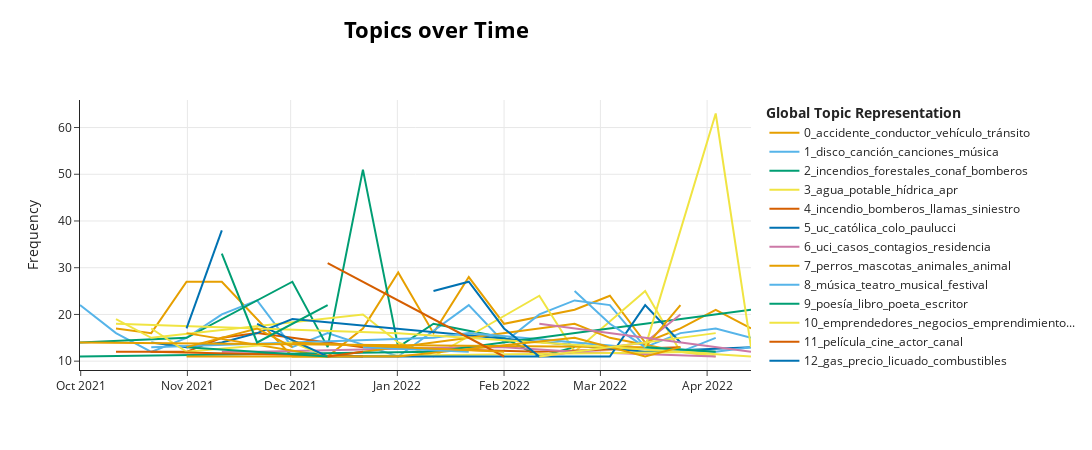

Notebook source saved alongside this figure:
### Code cell
asdf = topics_over_time.loc[topics_over_time.Frequency > 10]
topic_model.visualize_topics_over_time(asdf, top_n_topics=50)

### Figure 1 — Plotly figure (JSON) as saved in the notebook; plotly's stock layout.template omitted (floating-point values rounded to 4 significant figures)
{"data": [{"hoverinfo": "text", "hovertext": ["<b>Topic 0</b><br>Words: accidente, conductor, camioneta, minibús, vehículo", "<b>Topic 0</b><br>Words: accidente, conductor, vehículo, colisión, siat", "<b>Topic 0</b><br>Words: accidente, conductor, vehículo, bus, tránsito", "<b>Topic 0</b><br>Words: accidente, conductor, tránsito, vehículo, colisión", "<b>Topic 0</b><br>Words: accidente, colisión, conductor, samu, vehículo", "<b>Topic 0</b><br>Words: colisión, accidente, samu, conductor, vehículo", "<b>Topic 0</b><br>Words: accidente, conductor, colisión, tránsito, vehículo", "<b>Topic 0</b><br>Words: accidente, conductor, siat, vehículo, colisión", "<b>Topic 0</b><br>Words: accidente, ruta, conductor, vehículo, tránsito", "<b>Topic 0</b><br>Words: accidente, conductor, vehículo, siat, tránsito", "<b>Topic 0</b><br>Words: accidente, vehículo, conductor, tránsito, colisión", "<b>Topic 0</b><br>Words: accidente, conductor, vehículo, colisión, tránsito", "<b>Topic 0</b><br>Words: accidente, conductor, tránsito, vehículo, atropellado", "<b>Topic 0</b><br>Words: accidente, conductor, vehículo, tránsito, colisión", "<b>Topic 0</b><br>Words: accidente, conductor, tránsito, bomberos, siat", "<b>Topic 0</b><br>Words: accidente, colisión, conductor, vehículo, tránsito", "<b>Topic 0</b><br>Words: accidente, conductor, vehículo, colisión, chofer"], "marker": {"color": "#E69F00"}, "mode": "lines", "name": "0_accidente_conductor_vehículo_tránsito", "type": "scatter", "x": ["2021-10-11T06:00:00", "2021-10-21T12:00:00", "2021-10-31T18:00:00", "2021-11-11T00:00:00", "2021-12-01T12:00:00", "2021-12-11T18:00:00", "2021-12-22T00:00:00", "2022-01-01T06:00:00", "2022-01-11T12:00:00", "2022-01-21T18:00:00", "2022-02-01T00:00:00", "2022-02-21T12:00:00", "2022-03-03T18:00:00", "2022-03-14T00:00:00", "2022-03-24T06:00:00", "2022-04-03T12:00:00", "2022-04-13T18:00:00"], "y": [17, 16, 27, 27, 11, 11, 17, 29, 16, 28, 18, 21, 24, 14, 17, 21, 17]}, {"hoverinfo": "text", "hovertext": ["<b>Topic 1</b><br>Words: disco, canción, álbum, cantante, canciones", "<b>Topic 1</b><br>Words: canción, disco, música, cantante, canciones", "<b>Topic 1</b><br>Words: disco, canción, música, canciones, cantante", "<b>Topic 1</b><br>Words: disco, canción, álbum, canciones, banda", "<b>Topic 1</b><br>Words: canción, música, grammy, disco, álbum", "<b>Topic 1</b><br>Words: disco, música, canción, canciones, rap", "<b>Topic 1</b><br>Words: canciones, canción, disco, música, pop", "<b>Topic 1</b><br>Words: canciones, disco, canción, música, asmr", "<b>Topic 1</b><br>Words: disco, bowie, álbum, the, música", "<b>Topic 1</b><br>Words: disco, canción, canciones, música, álbum", "<b>Topic 1</b><br>Words: disco, canción, álbum, vai, yatra", "<b>Topic 1</b><br>Words: disco, canción, álbum, canciones, música", "<b>Topic 1</b><br>Words: disco, canción, música, álbum, canciones", "<b>Topic 1</b><br>Words: canción, disco, álbum, canciones, música", "<b>Topic 1</b><br>Words: disco, álbum, canción, canciones, fonsi", "<b>Topic 1</b><br>Words: hawkins, disco, taylor, canción, foo", "<b>Topic 1</b><br>Words: canción, disco, música, sheeran, álbum", "<b>Topic 1</b><br>Words: disco, canción, martin, reik, canciones"], "marker": {"color": "#56B4E9"}, "mode": "lines", "name": "1_disco_canción_canciones_música", "type": "scatter", "x": ["2021-09-30T19:04:48", "2021-10-11T06:00:00", "2021-10-21T12:00:00", "2021-10-31T18:00:00", "2021-11-11T00:00:00", "2021-11-21T06:00:00", "2021-12-01T12:00:00", "2021-12-11T18:00:00", "2022-01-01T06:00:00", "2022-01-21T18:00:00", "2022-02-01T00:00:00", "2022-02-11T06:00:00", "2022-02-21T12:00:00", "2022-03-03T18:00:00", "2022-03-14T00:00:00", "2022-03-24T06:00:00", "2022-04-03T12:00:00", "2022-04-13T18:00:00"], "y": [22, 16, 12, 15, 20, 23, 13, 16, 11, 22, 14, 20, 23, 22, 13, 16, 17, 15]}, {"hoverinfo": "text", "hovertext": ["<b>Topic 2</b><br>Words: desastres, incendios, bomberos, comité, forestales", "<b>Topic 2</b><br>Words: incendios, forestales, conaf, emergencias, bomberos", "<b>Topic 2</b><br>Words: incendios, forestales, incendio, forestal, conaf", "<b>Topic 2</b><br>Words: incendios, conaf, forestales, incendio, forestal", "<b>Topic 2</b><br>Words: incendios, forestales, conaf, incendio, hectáreas", "<b>Topic 2</b><br>Words: incendios, forestales, conaf, bomberos, forestal", "<b>Topic 2</b><br>Words: bomberos, incendios, forestales, conaf, forestal", "<b>Topic 2</b><br>Words: forestal, bomberos, incendio, conaf, incendios", "<b>Topic 2</b><br>Words: bomberos, conaf, incendio, forestal, incendios", "<b>Topic 2</b><br>Words: incendios, bomberos, conaf, forestales, forestal"], "marker": {"color": "#009E73"}, "mode": "lines", "name": "2_incendios_forestales_conaf_bomberos", "type": "scatter", "x": ["2021-09-30T19:04:48", "2021-10-31T18:00:00", "2021-12-01T12:00:00", "2021-12-11T18:00:00", "2021-12-22T00:00:00", "2022-01-01T06:00:00", "2022-01-11T12:00:00", "2022-02-01T00:00:00", "2022-02-11T06:00:00", "2022-02-21T12:00:00"], "y": [14, 15, 27, 13, 51, 13, 18, 15, 11, 13]}, {"hoverinfo": "text", "hovertext": ["<b>Topic 3</b><br>Words: carelmapu, agua, potable, subdere, proyectos", "<b>Topic 3</b><br>Words: hídrica, agua, potable, apr, escasez", "<b>Topic 3</b><br>Words: agua, potable, hídrica, familias, camiones", "<b>Topic 3</b><br>Words: agua, potable, hídrica, escasez, apr", "<b>Topic 3</b><br>Words: agua, potable, subdere, pozos, alcantarillado", "<b>Topic 3</b><br>Words: agua, potable, subdere, hídrica, apr", "<b>Topic 3</b><br>Words: agua, pozo, hídrica, potable, agrícola", "<b>Topic 3</b><br>Words: agua, potable, hídrica, aguas, subterráneas", "<b>Topic 3</b><br>Words: agua, hídrica, potable, escasez, 231", "<b>Topic 3</b><br>Words: agua, potable, hualaihué, rural, apr"], "marker": {"color": "#F0E442"}, "mode": "lines", "name": "3_agua_potable_hídrica_apr", "type": "scatter", "x": ["2021-10-11T06:00:00", "2021-10-21T12:00:00", "2021-12-22T00:00:00", "2022-01-01T06:00:00", "2022-01-11T12:00:00", "2022-02-11T06:00:00", "2022-02-21T12:00:00", "2022-03-14T00:00:00", "2022-03-24T06:00:00", "2022-04-03T12:00:00"], "y": [19, 15, 20, 14, 11, 24, 12, 25, 12, 11]}, {"hoverinfo": "text", "hovertext": ["<b>Topic 4</b><br>Words: incendio, siniestro, bomberos, llamas, trafún", "<b>Topic 4</b><br>Words: incendio, bomberos, llamas, emergencia, siniestro", "<b>Topic 4</b><br>Words: incendio, bomberos, llamas, siniestro, fuego", "<b>Topic 4</b><br>Words: bomberos, incendio, llamas, siniestro, emergencia", "<b>Topic 4</b><br>Words: incendio, bomberos, emergencia, siniestro, llamas", "<b>Topic 4</b><br>Words: incendio, bomberos, siniestro, cabañas, llamas", "<b>Topic 4</b><br>Words: incendio, bomberos, llamas, siniestro, fuego", "<b>Topic 4</b><br>Words: incendio, bomberos, llamas, fuego, siniestro", "<b>Topic 4</b><br>Words: incendio, bomberos, siniestro, llamas, mapuche"], "marker": {"color": "#D55E00"}, "mode": "lines", "name": "4_incendio_bomberos_llamas_siniestro", "type": "scatter", "x": ["2021-10-11T06:00:00", "2021-10-31T18:00:00", "2021-11-11T00:00:00", "2021-11-21T06:00:00", "2021-12-01T12:00:00", "2021-12-11T18:00:00", "2021-12-22T00:00:00", "2022-02-11T06:00:00", "2022-03-24T06:00:00"], "y": [12, 12, 15, 16, 15, 14, 13, 12, 13]}, {"hoverinfo": "text", "hovertext": ["<b>Topic 5</b><br>Words: colo, católica, uc, paulucci, zampedri", "<b>Topic 5</b><br>Words: uc, zampedri, colo, cruzados, católica", "<b>Topic 5</b><br>Words: uc, colo, católica, paulucci, cruzados", "<b>Topic 5</b><br>Words: colo, paulucci, uc, católica, cruzados", "<b>Topic 5</b><br>Words: colo, uc, católica, paulucci, cruzados", "<b>Topic 5</b><br>Words: cruzados, católica, paulucci, uc, facundo", "<b>Topic 5</b><br>Words: paulucci, uc, colo, católica, clásico"], "marker": {"color": "#0072B2"}, "mode": "lines", "name": "5_uc_católica_colo_paulucci", "type": "scatter", "x": ["2021-10-21T12:00:00", "2021-10-31T18:00:00", "2021-11-11T00:00:00", "2021-11-21T06:00:00", "2021-12-01T12:00:00", "2022-03-14T00:00:00", "2022-04-13T18:00:00"], "y": [14, 13, 14, 16, 19, 12, 13]}, {"hoverinfo": "text", "hovertext": ["<b>Topic 6</b><br>Words: uci, residencia, contagios, casos, activos", "<b>Topic 6</b><br>Words: residencia, uci, contagios, activos, casos", "<b>Topic 6</b><br>Words: casos, uci, contagios, residencia, confirmados", "<b>Topic 6</b><br>Words: confirmados, uci, casos, residencia, cáncer", "<b>Topic 6</b><br>Words: uci, contagios, casos, residencia, confirmados", "<b>Topic 6</b><br>Words: casos, contagios, uci, confirmados, reportaron"], "marker": {"color": "#CC79A7"}, "mode": "lines", "name": "6_uci_casos_contagios_residencia", "type": "scatter", "x": ["2021-11-11T00:00:00", "2021-11-21T06:00:00", "2022-01-21T18:00:00", "2022-02-01T00:00:00", "2022-02-21T12:00:00", "2022-04-03T12:00:00"], "y": [12, 12, 13, 13, 12, 11]}, {"hoverinfo": "text", "hovertext": ["<b>Topic 7</b><br>Words: perros, animal, animales, sag, mascotas", "<b>Topic 7</b><br>Words: mascotas, sag, caninos, brican, perros", "<b>Topic 7</b><br>Words: perros, mascotas, animales, mascota, gatos", "<b>Topic 7</b><br>Words: perros, mascotas, gatos, animales, animal", "<b>Topic 7</b><br>Words: mascotas, perros, animales, animal, mascota"], "marker": {"color": "#E69F00"}, "mode": "lines", "name": "7_perros_mascotas_animales_animal", "type": "scatter", "x": ["2021-10-31T18:00:00", "2021-12-11T18:00:00", "2022-02-21T12:00:00", "2022-03-03T18:00:00", "2022-03-24T06:00:00"], "y": [16, 11, 18, 15, 12]}, {"hoverinfo": "text", "hovertext": ["<b>Topic 8</b><br>Words: teatro, música, combas, festival, concierto", "<b>Topic 8</b><br>Words: música, festival, teatro, musical, schmitt", "<b>Topic 8</b><br>Words: festival, musical, teatro, música, ensamble", "<b>Topic 8</b><br>Words: musicales, orquesta, teatro, música, festival", "<b>Topic 8</b><br>Words: música, musical, jazz, cueca, chora", "<b>Topic 8</b><br>Words: orquesta, musical, concierto, música, festival"], "marker": {"color": "#56B4E9"}, "mode": "lines", "name": "8_música_teatro_musical_festival", "type": "scatter", "x": ["2021-10-21T12:00:00", "2021-12-01T12:00:00", "2022-01-11T12:00:00", "2022-01-21T18:00:00", "2022-03-24T06:00:00", "2022-04-03T12:00:00"], "y": [13, 14, 15, 16, 12, 15]}, {"hoverinfo": "text", "hovertext": ["<b>Topic 9</b><br>Words: gurnah, nobel, poesía, escritor, sueca", "<b>Topic 9</b><br>Words: indira, garcía, poesía, márquez, gabo", "<b>Topic 9</b><br>Words: renato, botero, cárdenas, cultura, libro"], "marker": {"color": "#009E73"}, "mode": "lines", "name": "9_poesía_libro_poeta_escritor", "type": "scatter", "x": ["2021-09-30T19:04:48", "2022-01-11T12:00:00", "2022-04-13T18:00:00"], "y": [11, 12, 21]}, {"hoverinfo": "text", "hovertext": ["<b>Topic 10</b><br>Words: emprendedores, sercotec, negocios, emprendimientos, pyme", "<b>Topic 10</b><br>Words: emprendedores, innovación, emprendimiento, savialab, ventas", "<b>Topic 10</b><br>Words: emprendedores, negocios, sercotec, emprendimientos, emprendimiento", "<b>Topic 10</b><br>Words: emprendedores, emprendimientos, negocios, asech, emprendimiento", "<b>Topic 10</b><br>Words: emprendedores, digital, innovación, emprendimiento, pyme"], "marker": {"color": "#F0E442"}, "mode": "lines", "name": "10_emprendedores_negocios_emprendimiento...", "type": "scatter", "x": ["2021-10-21T12:00:00", "2021-10-31T18:00:00", "2021-12-01T12:00:00", "2021-12-11T18:00:00", "2022-04-03T12:00:00"], "y": [17, 12, 14, 11, 12]}, {"hoverinfo": "text", "hovertext": ["<b>Topic 11</b><br>Words: maradona, bienvenidos, actor, canal, matinal", "<b>Topic 11</b><br>Words: película, pascal, navidad, polera, inmundo"], "marker": {"color": "#D55E00"}, "mode": "lines", "name": "11_película_cine_actor_canal", "type": "scatter", "x": ["2021-10-21T12:00:00", "2021-12-22T00:00:00"], "y": [12, 11]}, {"hoverinfo": "text", "hovertext": ["<b>Topic 12</b><br>Words: gas, enap, licuado, chiguayante, municipios", "<b>Topic 12</b><br>Words: gas, gnl, licuado, amuch, melón", "<b>Topic 12</b><br>Words: gas, combustibles, precio, parafina, estabilización", "<b>Topic 12</b><br>Words: combustibles, precio, gas, precios, parafina", "<b>Topic 12</b><br>Words: gas, precio, parafina, iva, combustibles"], "marker": {"color": "#0072B2"}, "mode": "lines", "name": "12_gas_precio_licuado_combustibles", "type": "scatter", "x": ["2021-11-21T06:00:00", "2021-12-11T18:00:00", "2022-03-03T18:00:00", "2022-03-14T00:00:00", "2022-03-24T06:00:00"], "y": [18, 11, 11, 22, 14]}, {"hoverinfo": "text", "hovertext": ["<b>Topic 13</b><br>Words: convención, pleno, quórum, constitución, votación", "<b>Topic 13</b><br>Words: convención, pleno, constitucional, comisión, constitución", "<b>Topic 13</b><br>Words: convención, senado, político, comisión, legislativo"], "marker": {"color": "#CC79A7"}, "mode": "lines", "name": "13_convención_constitucional_senado_cons...", "type": "scatter", "x": ["2022-02-11T06:00:00", "2022-03-14T00:00:00", "2022-03-24T06:00:00"], "y": [11, 14, 20]}, {"hoverinfo": "text", "hovertext": ["<b>Topic 14</b><br>Words: chiloé, alcaldes, caminos, plan, alcalde", "<b>Topic 14</b><br>Words: reunión, alcaldes, delegada, chiloé, temas", "<b>Topic 14</b><br>Words: alcaldes, delegada, palena, corporaciones, asociación"], "marker": {"color": "#E69F00"}, "mode": "lines", "name": "14_chiloé_alcaldes_provincia_municipios", "type": "scatter", "x": ["2021-09-30T19:04:48", "2022-03-14T00:00:00", "2022-03-24T06:00:00"], "y": [14, 13, 22]}, {"hoverinfo": "text", "hovertext": ["<b>Topic 15</b><br>Words: ucrania, rusia, putin, otan, moscú", "<b>Topic 15</b><br>Words: ucrania, putin, rusia, otan, guerra", "<b>Topic 15</b><br>Words: ucrania, rusia, putin, guerra, invasión", "<b>Topic 15</b><br>Words: ucrania, putin, rusia, kiev, guerra", "<b>Topic 15</b><br>Words: ucrania, rusia, putin, moscú, ruso"], "marker": {"color": "#56B4E9"}, "mode": "lines", "name": "15_ucrania_rusia_putin_otan", "type": "scatter", "x": ["2022-02-21T12:00:00", "2022-03-03T18:00:00", "2022-03-14T00:00:00", "2022-04-03T12:00:00", "2022-04-13T18:00:00"], "y": [25, 18, 13, 12, 13]}, {"hoverinfo": "text", "hovertext": ["<b>Topic 16</b><br>Words: a帽o, chilo茅, m谩s, tambi茅n, y谩帽ez", "<b>Topic 16</b><br>Words: m谩s, tambi茅n, chilo茅, energ铆a, adem谩s"], "marker": {"color": "#009E73"}, "mode": "lines", "name": "16_m谩s_chilo茅_tambi茅n_regi贸n", "type": "scatter", "x": ["2022-03-14T00:00:00", "2022-04-03T12:00:00"], "y": [13, 12]}, {"hoverinfo": "text", "hovertext": ["<b>Topic 17</b><br>Words: dosis, vacunas, vacuna, vacunación, pfizer", "<b>Topic 17</b><br>Words: dosis, vacunación, refuerzo, vacuna, cuarta", "<b>Topic 17</b><br>Words: dosis, vacunación, vacuna, vacunas, refuerzo"], "marker": {"color": "#F0E442"}, "mode": "lines", "name": "17_dosis_vacunación_vacuna_vacunas", "type": "scatter", "x": ["2021-10-11T06:00:00", "2022-01-01T06:00:00", "2022-04-13T18:00:00"], "y": [18, 16, 11]}, {"hoverinfo": "text", "hovertext": ["<b>Topic 18</b><br>Words: estrellas, planetas, espacial, solar, lucy"], "marker": {"color": "#D55E00"}, "mode": "lines", "name": "18_espacial_estrellas_nasa_telescopio", "type": "scatter", "x": ["2021-10-11T06:00:00"], "y": [11]}, {"hoverinfo": "text", "hovertext": ["<b>Topic 19</b><br>Words: contagios, casos, ómicron, positividad, variante", "<b>Topic 19</b><br>Words: casos, contagios, minsal, positividad, ómicron", "<b>Topic 19</b><br>Words: casos, contagios, camas, positividad, activos", "<b>Topic 19</b><br>Words: contagios, casos, activos, camas, positividad"], "marker": {"color": "#0072B2"}, "mode": "lines", "name": "19_casos_contagios_ómicron_positividad", "type": "scatter", "x": ["2022-01-11T12:00:00", "2022-01-21T18:00:00", "2022-02-01T00:00:00", "2022-02-11T06:00:00"], "y": [25, 27, 17, 11]}, {"hoverinfo": "text", "hovertext": ["<b>Topic 20</b><br>Words: robo, especies, robos, habitado, receptación"], "marker": {"color": "#CC79A7"}, "mode": "lines", "name": "20_robo_especies_robos_ladrones", "type": "scatter", "x": ["2022-03-24T06:00:00"], "y": [14]}, {"hoverinfo": "text", "hovertext": ["<b>Topic 21</b><br>Words: canal, dalcahue, ministra, transportes, hutt", "<b>Topic 21</b><br>Words: canal, transportes, conectividad, dalcahue, navieras", "<b>Topic 21</b><br>Words: conectividad, transportes, canal, puelche, marítima", "<b>Topic 21</b><br>Words: transportes, canal, conectividad, transporte, dalcahue", "<b>Topic 21</b><br>Words: transportes, conectividad, canal, alcaldes, gobernador"], "marker": {"color": "#E69F00"}, "mode": "lines", "name": "21_transportes_canal_conectividad_dalcah...", "type": "scatter", "x": ["2021-10-31T18:00:00", "2022-01-01T06:00:00", "2022-02-21T12:00:00", "2022-03-14T00:00:00", "2022-03-24T06:00:00"], "y": [11, 11, 15, 11, 13]}, {"hoverinfo": "text", "hovertext": ["<b>Topic 22</b><br>Words: residuos, reciclaje, basura, contenedores, reciclado", "<b>Topic 22</b><br>Words: residuos, reciclaje, basura, relleno, toneladas"], "marker": {"color": "#56B4E9"}, "mode": "lines", "name": "22_residuos_reciclaje_basura_domiciliari...", "type": "scatter", "x": ["2021-12-22T00:00:00", "2022-01-21T18:00:00"], "y": [13, 12]}, {"hoverinfo": "text", "hovertext": ["<b>Topic 23</b><br>Words: pirámides, película, degypte, serie, actriz", "<b>Topic 23</b><br>Words: emily, collins, bombón, manga, duquesa"], "marker": {"color": "#009E73"}, "mode": "lines", "name": "23_película_actriz_personaje_cinta", "type": "scatter", "x": ["2021-10-31T18:00:00", "2021-12-11T18:00:00"], "y": [13, 11]}, {"hoverinfo": "text", "hovertext": ["<b>Topic 24</b><br>Words: mariscos, marea, extracción, toxinas, sernapesca", "<b>Topic 24</b><br>Words: mariscos, marea, roja, toxina, toxinas", "<b>Topic 24</b><br>Words: mariscos, marea, roja, toxinas, productos"], "marker": {"color": "#F0E442"}, "mode": "lines", "name": "24_mariscos_marea_roja_toxinas", "type": "scatter", "x": ["2022-03-14T00:00:00", "2022-04-03T12:00:00", "2022-04-13T18:00:00"], "y": [13, 63, 13]}, {"hoverinfo": "text", "hovertext": ["<b>Topic 25</b><br>Words: brereton, blackburn, ben, rovers, premier", "<b>Topic 25</b><br>Words: brereton, ben, blackburn, rovers, championship"], "marker": {"color": "#D55E00"}, "mode": "lines", "name": "25_brereton_blackburn_ben_rovers", "type": "scatter", "x": ["2021-12-11T18:00:00", "2021-12-22T00:00:00"], "y": [11, 12]}, {"hoverinfo": "text", "hovertext": ["<b>Topic 26</b><br>Words: artes, cultural, arte, artista, telar"], "marker": {"color": "#0072B2"}, "mode": "lines", "name": "26_arte_artes_artista_cultural", "type": "scatter", "x": ["2021-10-31T18:00:00"], "y": [13]}, {"hoverinfo": "text", "hovertext": ["<b>Topic 27</b><br>Words: colchón, dormir, diabetes, colesterol, sueño"], "marker": {"color": "#CC79A7"}, "mode": "lines", "name": "27_obesidad_diabetes_sueño_dormir", "type": "scatter", "x": ["2022-03-14T00:00:00"], "y": [12]}, {"hoverinfo": "text", "hovertext": ["<b>Topic 28</b><br>Words: medallas, josafat, juegos, deportistas, bronce", "<b>Topic 28</b><br>Words: medallas, medalla, bronce, metros, oro", "<b>Topic 28</b><br>Words: medallas, metros, plata, oro, juegos"], "marker": {"color": "#E69F00"}, "mode": "lines", "name": "28_medallas_metros_bronce_medalla", "type": "scatter", "x": ["2021-10-31T18:00:00", "2021-11-21T06:00:00", "2021-12-01T12:00:00"], "y": [13, 17, 13]}, {"hoverinfo": "text", "hovertext": ["<b>Topic 30</b><br>Words: autónomas, territoriales, constituyente, autonomía, convención"], "marker": {"color": "#56B4E9"}, "mode": "lines", "name": "30_chiloé_convención_firmas_autonomía", "type": "scatter", "x": ["2022-02-11T06:00:00"], "y": [13]}, {"hoverinfo": "text", "hovertext": ["<b>Topic 31</b><br>Words: sal, taza, ingredientes, horno, aceite"], "marker": {"color": "#009E73"}, "mode": "lines", "name": "31_ingredientes_sal_aceite_taza", "type": "scatter", "x": ["2021-12-11T18:00:00"], "y": [16]}, {"hoverinfo": "text", "hovertext": ["<b>Topic 32</b><br>Words: pesca, sernapesca, caladas, kilos, recreativa", "<b>Topic 32</b><br>Words: sernapesca, pesca, mar, recurso, fiscalización"], "marker": {"color": "#F0E442"}, "mode": "lines", "name": "32_sernapesca_pesca_recurso_kilos", "type": "scatter", "x": ["2022-02-11T06:00:00", "2022-04-03T12:00:00"], "y": [11, 16]}, {"hoverinfo": "text", "hovertext": ["<b>Topic 33</b><br>Words: reconstrucción, viviendas, incendio, familias, afectadas", "<b>Topic 33</b><br>Words: reconstrucción, familias, viviendas, gastando, dormitorios"], "marker": {"color": "#D55E00"}, "mode": "lines", "name": "33_reconstrucción_viviendas_familias_inc...", "type": "scatter", "x": ["2021-12-11T18:00:00", "2022-02-01T00:00:00"], "y": [31, 11]}, {"hoverinfo": "text", "hovertext": ["<b>Topic 34</b><br>Words: juicio, oral, tribunal, mónica, veredicto"], "marker": {"color": "#0072B2"}, "mode": "lines", "name": "34_tribunal_presidio_oral_juicio", "type": "scatter", "x": ["2022-01-11T12:00:00"], "y": [11]}, {"hoverinfo": "text", "hovertext": ["<b>Topic 36</b><br>Words: justicia, artículo, artículos, pleno, convención", "<b>Topic 36</b><br>Words: derechos, desc, convención, derecho, constitucional"], "marker": {"color": "#CC79A7"}, "mode": "lines", "name": "36_convención_pleno_derechos_artículo", "type": "scatter", "x": ["2022-02-11T06:00:00", "2022-04-13T18:00:00"], "y": [18, 12]}, {"hoverinfo": "text", "hovertext": ["<b>Topic 37</b><br>Words: violación, sexual, liberona, sujeto, menor", "<b>Topic 37</b><br>Words: sexual, abuso, violación, giuffre, sujeto"], "marker": {"color": "#E69F00"}, "mode": "lines", "name": "37_sexual_violación_abuso_menor", "type": "scatter", "x": ["2021-12-01T12:00:00", "2022-02-01T00:00:00"], "y": [14, 12]}, {"hoverinfo": "text", "hovertext": ["<b>Topic 38</b><br>Words: drogas, gramos, droga, microtráfico, cocaína"], "marker": {"color": "#56B4E9"}, "mode": "lines", "name": "38_drogas_droga_gramos_cocaína", "type": "scatter", "x": ["2022-02-01T00:00:00"], "y": [12]}, {"hoverinfo": "text", "hovertext": ["<b>Topic 39</b><br>Words: votación, elecciones, locales, servel, mesas", "<b>Topic 39</b><br>Words: votación, padrón, mesas, votantes, votos", "<b>Topic 39</b><br>Words: mesas, votación, locales, servel, votar"], "marker": {"color": "#009E73"}, "mode": "lines", "name": "39_votación_mesas_elecciones_servel", "type": "scatter", "x": ["2021-11-11T00:00:00", "2021-11-21T06:00:00", "2021-12-11T18:00:00"], "y": [33, 14, 22]}, {"hoverinfo": "text", "hovertext": ["<b>Topic 40</b><br>Words: pileta, paredes, contraloría, enriquecimiento, firmani"], "marker": {"color": "#F0E442"}, "mode": "lines", "name": "40_contraloría_hijerra_pileta_concejales", "type": "scatter", "x": ["2021-10-11T06:00:00"], "y": [13]}, {"hoverinfo": "text", "hovertext": ["<b>Topic 41</b><br>Words: ambiental, cota, humedales, ecoprial, colbún"], "marker": {"color": "#D55E00"}, "mode": "lines", "name": "41_ambiental_humedal_humedales_ecoprial", "type": "scatter", "x": ["2022-02-21T12:00:00"], "y": [11]}, {"hoverinfo": "text", "hovertext": ["<b>Topic 42</b><br>Words: vocales, elecciones, servel, eligen, candidatos", "<b>Topic 42</b><br>Words: elecciones, vocal, votar, servel, vocales"], "marker": {"color": "#0072B2"}, "mode": "lines", "name": "42_elecciones_vocales_vocal_electoral", "type": "scatter", "x": ["2021-10-31T18:00:00", "2021-11-11T00:00:00"], "y": [17, 38]}, {"hoverinfo": "text", "hovertext": ["<b>Topic 43</b><br>Words: roja, paraguay, lasarte, aránguiz, clasificatorias"], "marker": {"color": "#CC79A7"}, "mode": "lines", "name": "43_roja_lasarte_selección_paraguay", "type": "scatter", "x": ["2021-10-31T18:00:00"], "y": [15]}, {"hoverinfo": "text", "hovertext": ["<b>Topic 45</b><br>Words: ranco, provincial, taurino, palín, rengo"], "marker": {"color": "#E69F00"}, "mode": "lines", "name": "45_provincial_ranco_taurino_campeonato", "type": "scatter", "x": ["2021-10-11T06:00:00"], "y": [11]}, {"hoverinfo": "text", "hovertext": ["<b>Topic 48</b><br>Words: clases, retorno, establecimientos, presenciales, escolar"], "marker": {"color": "#56B4E9"}, "mode": "lines", "name": "48_clases_retorno_escolar_educación", "type": "scatter", "x": ["2022-02-21T12:00:00"], "y": [24]}, {"hoverinfo": "text", "hovertext": ["<b>Topic 49</b><br>Words: reconducción, colchane, migración, inmigrante, migratoria"], "marker": {"color": "#009E73"}, "mode": "lines", "name": "49_migración_reconducción_migrantes_migr...", "type": "scatter", "x": ["2022-02-11T06:00:00"], "y": [15]}], "layout": {"height": 450, "hoverlabel": {"bgcolor": "white", "font": {"family": "Rockwell", "size": 16}}, "legend": {"title": {"text": "<b>Global Topic Representation"}}, "title": {"font": {"color": "Black", "size": 22}, "text": "<b>Topics over Time", "x": 0.4, "xanchor": "center", "y": 0.95, "yanchor": "top"}, "width": 1250, "xaxis": {"showgrid": true}, "yaxis": {"showgrid": true, "title": {"text": "Frequency"}}}}
